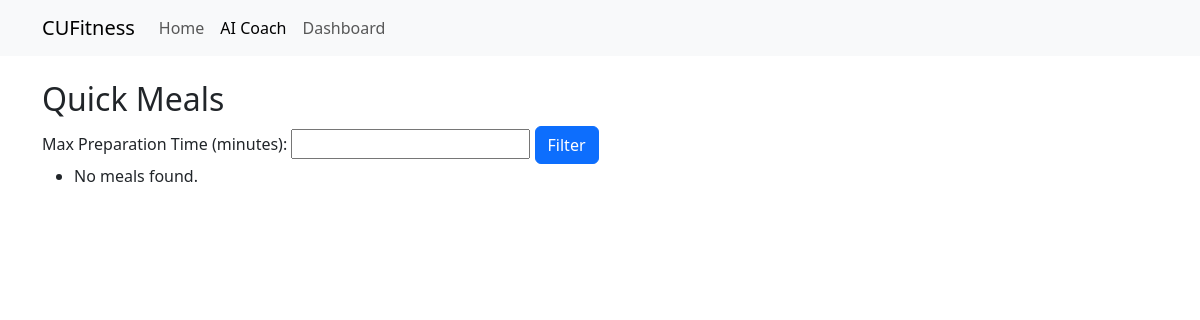
Before: /MealPlan/quickmeals/ with the older database file.
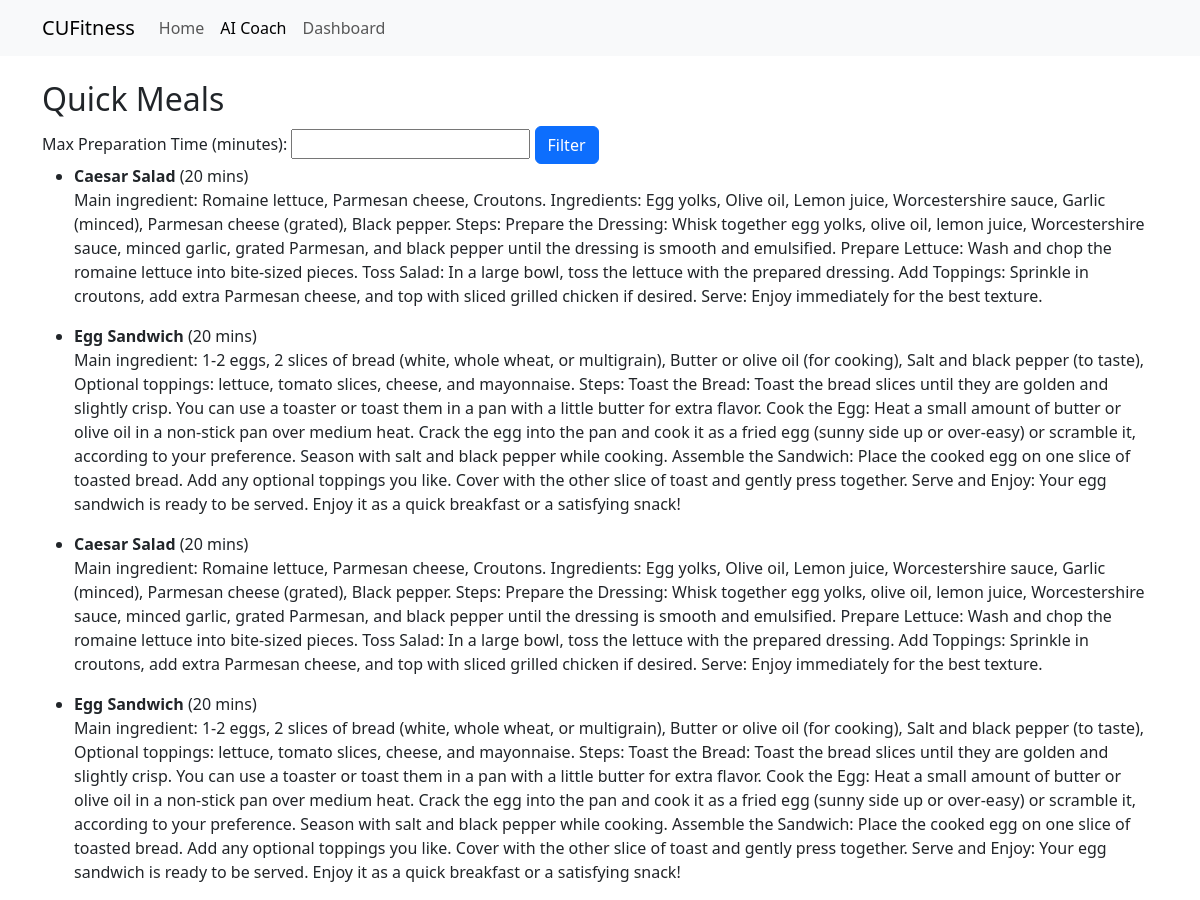
After: the same page with the newer database file.
### MealPlan/models/QuickMeal.py (models this page shows, shortened)
class QuickMeal(models.Model):
    name = models.CharField(max_length=255, verbose_name="Meal Name")
    preparation_time = models.PositiveIntegerField(verbose_name="Preparation Time (minutes)")
    cooking_materials = models.TextField(verbose_name="Cooking Materials")
    created_at = models.DateTimeField(auto_now_add=True)

### MealPlan/views/QuickMeal.py (the view)
# urls.py: path('quickmeals/', quick_meal_list, name='quick_meal_list'),
def quick_meal_list(request):
    prep_time = request.GET.get("prep_time")
    meals = QuickMeal.objects.all()
    if prep_time:
        meals = meals.filter(preparation_time__lte=int(prep_time))  # 过滤出准备时间小于等于给定值的短食谱
    return render(request, "mealplan/quickmeal_list.html", {"meals": meals})

### templates/mealplan/quickmeal_list.html (shortened to what this page needs)
{% extends "base.html" %}
{% block content %}
<h2>Quick Meals</h2>
<form method="GET">
    <label for="prep_time">Max Preparation Time (minutes):</label>
    <input type="number" name="prep_time" id="prep_time" value="{{ request.GET.prep_time|default:'' }}">
    <button type="submit" class="btn btn-primary">Filter</button>
</form>
<ul>
    {% for meal in meals %}
        <li>
            <strong>{{ meal.name }}</strong> ({{ meal.preparation_time }} mins)
            <p>{{ meal.cooking_materials }}</p>
        </li>
    {% empty %}
        <li>No meals found.</li>
    {% endfor %}
</ul>
{% endblock %}

Changed rows visible on the page:
added QuickMeal: name "Caesar Salad", preparation_time "20", cooking_materials "Main ingredient: Romaine lettuce, Parmesan cheese, Croutons. Ingredients: Egg yolks, Olive oil, Lemon juice, Worcestershire sauce, Garlic (minced), Parmesan cheese (grated), Black pepper. Steps: Prepare the Dressing: Whisk together egg yolks, olive oil, lemon juice, Worcestershire sauce, minced garlic, grated Parmesan, and black pepper until the dressing is smooth and emulsified. Prepare Lettuce: Wash and chop the romaine lettuce into bite-sized pieces. Toss Salad: In a large bowl, toss the lettuce with the prepared dressing. Add Toppings: Sprinkle in croutons, add extra Parmesan cheese, and top with sliced grilled chicken if desired. Serve: Enjoy immediately for the best texture."
added QuickMeal: name "Egg Sandwich", preparation_time "20", cooking_materials "Main ingredient: 1-2 eggs, 2 slices of bread (white, whole wheat, or multigrain), Butter or olive oil (for cooking), Salt and black pepper (to taste), Optional toppings: lettuce, tomato slices, cheese, and mayonnaise. Steps: Toast the Bread: Toast the bread slices until they are golden and slightly crisp. You can use a toaster or toast them in a pan with a little butter for extra flavor. Cook the Egg: Heat a small amount of butter or olive oil in a non-stick pan over medium heat. Crack the egg into the pan and cook it as a fried egg (sunny side up or over-easy) or scramble it, according to your preference. Season with salt and black pepper while cooking. Assemble the Sandwich: Place the…"
added QuickMeal: name "Caesar Salad", preparation_time "20", cooking_materials "Main ingredient: Romaine lettuce, Parmesan cheese, Croutons. Ingredients: Egg yolks, Olive oil, Lemon juice, Worcestershire sauce, Garlic (minced), Parmesan cheese (grated), Black pepper. Steps: Prepare the Dressing: Whisk together egg yolks, olive oil, lemon juice, Worcestershire sauce, minced garlic, grated Parmesan, and black pepper until the dressing is smooth and emulsified. Prepare Lettuce: Wash and chop the romaine lettuce into bite-sized pieces. Toss Salad: In a large bowl, toss the lettuce with the prepared dressing. Add Toppings: Sprinkle in croutons, add extra Parmesan cheese, and top with sliced grilled chicken if desired. Serve: Enjoy immediately for the best texture."
added QuickMeal: name "Egg Sandwich", preparation_time "20", cooking_materials "Main ingredient: 1-2 eggs, 2 slices of bread (white, whole wheat, or multigrain), Butter or olive oil (for cooking), Salt and black pepper (to taste), Optional toppings: lettuce, tomato slices, cheese, and mayonnaise. Steps: Toast the Bread: Toast the bread slices until they are golden and slightly crisp. You can use a toaster or toast them in a pan with a little butter for extra flavor. Cook the Egg: Heat a small amount of butter or olive oil in a non-stick pan over medium heat. Crack the egg into the pan and cook it as a fried egg (sunny side up or over-easy) or scramble it, according to your preference. Season with salt and black pepper while cooking. Assemble the Sandwich: Place the…"
Other visible differences:
text no longer shown: "No meals found."
